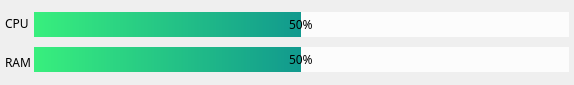
<?xml version="1.0" encoding="UTF-8"?>
<ui version="4.0">
 <class>monitor</class>
 <widget class="QWidget" name="monitor">
  <property name="geometry">
   <rect>
    <x>0</x>
    <y>0</y>
    <width>574</width>
    <height>85</height>
   </rect>
  </property>
  <property name="windowTitle">
   <string>Form</string>
  </property>
  <layout class="QHBoxLayout" name="horizontalLayout">
   <property name="spacing">
    <number>3</number>
   </property>
   <property name="leftMargin">
    <number>5</number>
   </property>
   <property name="topMargin">
    <number>5</number>
   </property>
   <property name="rightMargin">
    <number>5</number>
   </property>
   <property name="bottomMargin">
    <number>5</number>
   </property>
   <item>
    <layout class="QVBoxLayout" name="verticalLayout">
     <property name="spacing">
      <number>3</number>
     </property>
     <item>
      <widget class="QLabel" name="label_CPU">
       <property name="font">
        <font>
         <family>MiSans Medium</family>
        </font>
       </property>
       <property name="text">
        <string>CPU</string>
       </property>
      </widget>
     </item>
     <item>
      <widget class="QLabel" name="label_RAM">
       <property name="font">
        <font>
         <family>MiSans Medium</family>
        </font>
       </property>
       <property name="text">
        <string>RAM</string>
       </property>
      </widget>
     </item>
    </layout>
   </item>
   <item>
    <layout class="QVBoxLayout" name="verticalLayout_2">
     <property name="spacing">
      <number>3</number>
     </property>
     <item>
      <widget class="QProgressBar" name="progressBar_CPU">
       <property name="font">
        <font>
         <family>MiSans Medium</family>
         <pointsize>9</pointsize>
         <italic>false</italic>
         <bold>false</bold>
        </font>
       </property>
       <property name="styleSheet">
        <string notr="true">QProgressBar{
	font:9pt;
	border-radius:0px;
	text-align:center;
	/*border:1px solid #E8EDF2;*/
    border:0px solid #E8EDF2;
	background-color: rgba(255,255,255,0.8);
}
QProgressBar:chunk{
	border-radius:0px;
	background-color:qlineargradient(x1:0,y1:1,x1:1,y1:0,stop:0 #11998e, stop:1 #38ef7d);
}
</string>
       </property>
       <property name="maximum">
        <number>100</number>
       </property>
       <property name="value">
        <number>50</number>
       </property>
      </widget>
     </item>
     <item>
      <widget class="QProgressBar" name="progressBar_RAM">
       <property name="font">
        <font>
         <family>MiSans Medium</family>
         <pointsize>9</pointsize>
         <italic>false</italic>
         <bold>false</bold>
        </font>
       </property>
       <property name="styleSheet">
        <string notr="true">QProgressBar{
	font:9pt;
	border-radius:0px;
	text-align:center;
	/*border:1px solid #E8EDF2;*/
    border:0px solid #E8EDF2;
	background-color: rgba(255,255,255,0.8);
}
QProgressBar:chunk{
	border-radius:0px;
	background-color:qlineargradient(x1:0,y1:1,x1:1,y1:0,stop:0 #11998e, stop:1 #38ef7d);
}
</string>
       </property>
       <property name="value">
        <number>50</number>
       </property>
      </widget>
     </item>
    </layout>
   </item>
  </layout>
 </widget>
 <resources/>
 <connections/>
</ui>
